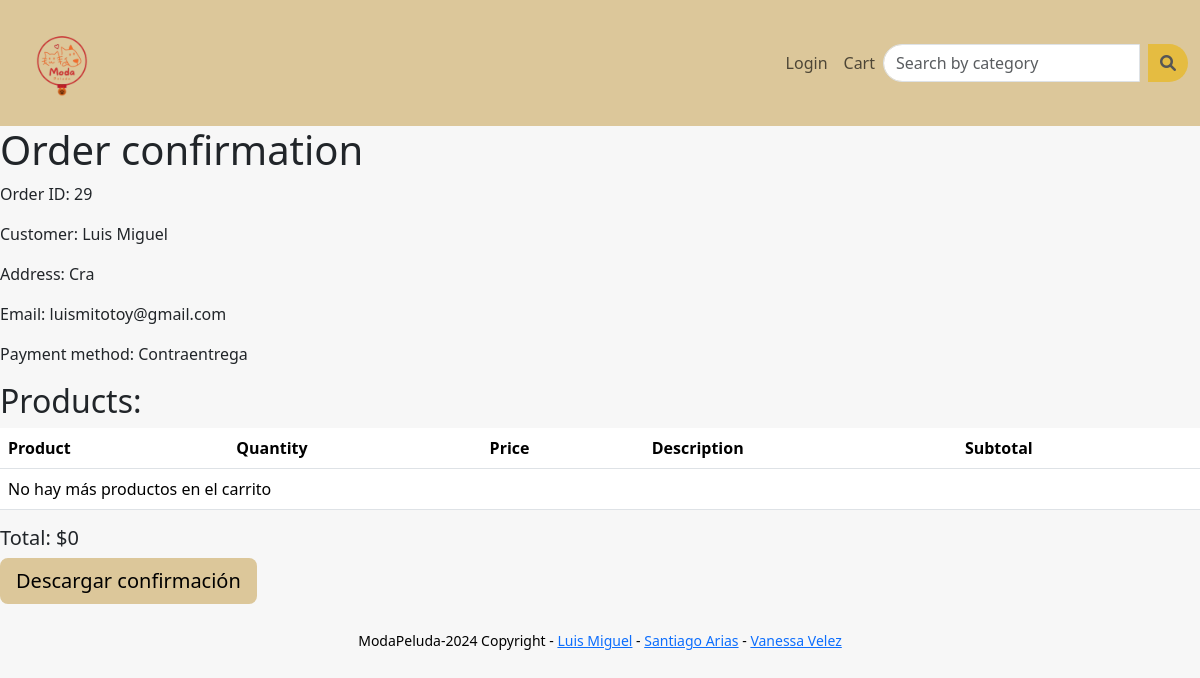
Screenshot of /checkout/confirmation/29/ with the database file from the repository.
### orders/models.py (models this page shows, shortened)
class Order(models.Model):
    PAYMENT_TYPE_CHOICES = [
        ('COD', 'Contraentrega'),
        ('CC', 'Tarjeta de Crédito'),
        ('EFTY', 'Efecty'),
    ]
    customer_name = models.CharField(max_length=100, verbose_name="Nombre del Cliente")
    payment_type = models.CharField(max_length=4, choices=PAYMENT_TYPE_CHOICES, verbose_name="Tipo de Pago")
    address = models.CharField(max_length=255, verbose_name="Dirección")
    email = models.EmailField(verbose_name="Correo Electrónico")
    products = models.ManyToManyField('products.Product', verbose_name="Productos en el Carrito")
    date = models.DateTimeField(auto_now_add=True, verbose_name="Fecha de la Orden")

### orders/views.py (the view, shortened to what this page needs)
# urls.py: path('checkout/confirmation/<int:order_id>/', orderViews.order_confirmation, name='order_confirmation'),
def order_confirmation(request, order_id):
    order = get_object_or_404(Order, id=order_id)
    products = order.products.all()
    product_count_in_cart = 0
    product_quantities = {}
    product_count_in_cart = len(product_quantities)
    products_with_quantities = []
    total = 0
    screenshot_script = ScreenshotService.capture_screenshot_script("orderConfirmation")
    context = {'order': order, 'products': products, 'products_with_quantities': products_with_quantities, 'total': total, 'product_count_in_cart': product_count_in_cart, 'screenshot_script': screenshot_script}
    response = render(request, 'orders/order_confirmation.html', context)
    response.delete_cookie('product_ids')
    return response

### orders/services.py (called while the page is built)
    @staticmethod
    def capture_screenshot_script(element_id):
        return f"""
        html2canvas(document.getElementById('{element_id}')).then(function(canvas) {{
            var a = document.createElement('a');
            a.href = canvas.toDataURL('image/png');
            a.download = 'screenshot.png';
            a.click();
        }});
        """

### templates/orders/order_confirmation.html (shortened to what this page needs)
{% extends "base.html" %}
{% load i18n %}
{% block content %}
<!DOCTYPE html>
<html lang="en">
<head>
</head>
<body>
    <div id="orderConfirmation">
        <h1>{% translate "Confirmación de orden" %}</h1>
        <p>{% translate "ID Orden" %}: {{ order.id }}</p>
        <p>{% translate "Cliente" %}: {{ order.customer_name }}</p>
        <p>{% translate "Dirección" %}: {{ order.address }}</p>
        <p>{% translate "Correo electronico" %}: {{ order.email }}</p>
        <p>{% translate "Tipo de pago" %}: {{ order.get_payment_type_display }}</p>
        <h2>{% translate "Productos" %}:</h2>
        <div class="card-body p-0">
            <table class="table mb-0">
                <thead>
                    <tr>
                        <th>{% translate "Producto" %}</th>
                        <th>{% translate "Cantidad" %}</th>
                        <th>{% translate "Precio" %}</th>
                        <th>{% translate "Descripción" %}</th>
                        <th>{% translate "Subtotal" %}</th>
                    </tr>
                </thead>
                <tbody>
                {% for item in products_with_quantities %}
                    <tr>
                        <td>{{ item.product.name }}</td>
                        <td>{{ item.quantity }}</td>
                        <td>$ {{ item.product.price }}</td>
                        <td>{{ item.product.description }}</td>
                        <td>$ {{ item.subtotal }}</td>
                    </tr>
                {% empty %}
                    <tr>
                        <td colspan="6">{% translate "No hay más productos en el carrito" %}</td>
                    </tr>
                {% endfor %}
                </tbody>
            </table>
        </div>
        <div class="d-flex justify-content-between align-items-center mt-3">
            <h5>Total: ${{ total }}</h5>
        </div>
    </div>
    <button class="btn btn-lg btn-primary btn-block" style="background-color: #dcc79a; color: #000; border: none;" onclick="{{ screenshot_script }}">
        {% translate "Descargar confirmación" %}
    </button>
</body>
</html>
{% endblock %}

### templates/base.html (style rules this page uses)
body { background-color: #f7f7f7; }

### rows the page displays
Order: id "29", customer_name "Luis Miguel", address "Cra", email "luismitotoy@gmail.com", payment_type "Contraentrega"

### other values shown
{{ total }} "0"
